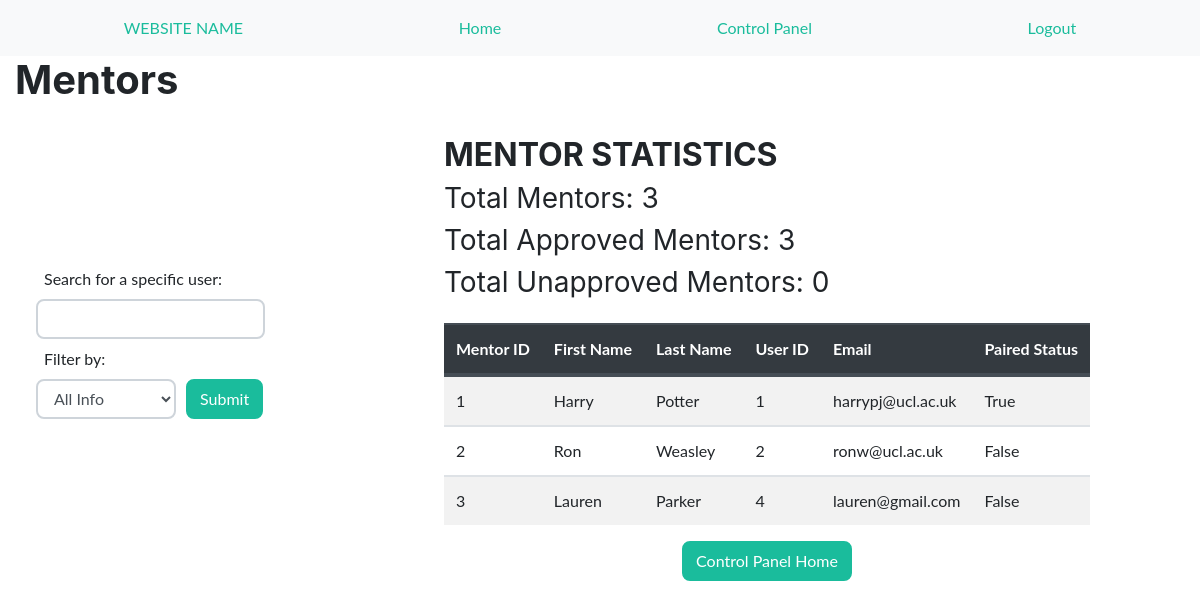
The app's page /admin/view_mentors/ (signed in), older data.
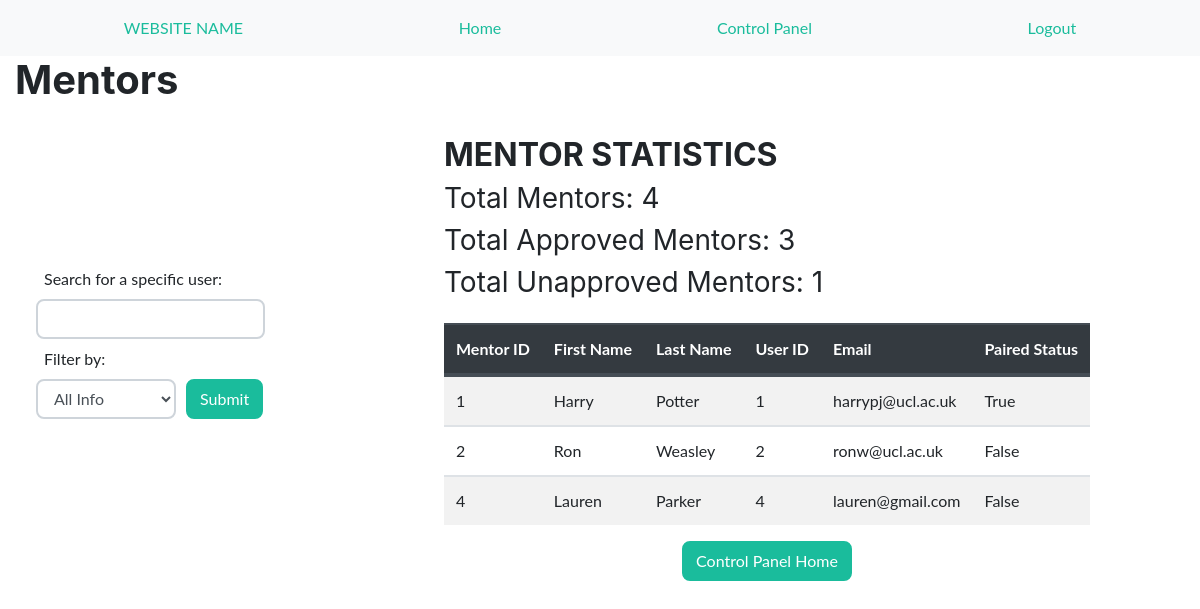
The same page, newer data.
### app/models.py (models this page shows, shortened)
class User(UserMixin, db.Model):
    __tablename__ = 'user'
    email = db.Column(db.Text, nullable=False, unique=True)
    user_type = db.Column(db.String, nullable=False)
    user_id = db.Column(db.Integer,autoincrement=True, primary_key=True)
    school_id = db.Column(db.Integer, nullable=False)
    password = db.Column(db.String)
    bio = db.Column(db.String(300))
    is_active = db.Column(db.Boolean)
    profile_pic = db.Column(db.BLOB)
    creation_date = db.Column(db.String)

class Mentor(db.Model):
    __tablename__ = 'mentor'
    mentor_id = db.Column(db.Integer, autoincrement=True, primary_key=True)
    school_id = db.Column(db.Integer, nullable=False)
    first_name = db.Column(db.String, nullable=False)
    last_name = db.Column(db.String, nullable=False)
    user_id = db.Column(db.Integer, db.ForeignKey('user.user_id'), nullable=False)
    user = db.relationship("User", backref='mentor')
    paired = db.Column(db.Boolean)
    is_approved = db.Column(db.Boolean)

### app/main/routes.py (the view)
@bp_main.route('/admin/view_mentors/', methods=['POST', 'GET'])
@login_required
@requires_admin('admin')
def controlpanel_view_mentors():
    search = SearchForm(request.form)
    user_type = 'Mentor'
    stats_dict = get_stats()
    queries = db.session.query(User, Mentor).filter(Mentor.is_approved == True).\
        join(Mentor, User.user_id == Mentor.user_id).all()
    if request.method == 'POST' and search.validate_on_submit():
        return search_results(search, 'mentor')
    return render_template('admin/admin_view_users.html', queries=queries, search=search, user_type=user_type,
                           stats_dict=stats_dict, type='mentors', title="Mentors")

### app/main/forms.py
class SearchForm(FlaskForm):
    choices = [('AllInfo', 'All Info'),
               ('User&Type', 'User & Type'),
               ('PersonalInfo', 'Personal Info'),
               ('Location', 'Location Info'),
               ('Meeting', 'Meetings'),
               ('Pair', 'Pair Info')]
    select = SelectField('Filter by:', choices=choices)
    search = StringField('Search for a specific user:', validators=[DataRequired()])

class SearchByForm(FlaskForm):
    choices = [('School', 'School'),
               ('City', 'City')]
    select = SelectField('In:', choices=choices)
    choices2 = [('Mentees and Mentors', 'All'),
                ('Mentee', 'Mentee'),
                ('Mentor', 'Mentor')]
    select2 = SelectField('User Type:', choices=choices2)
    search = StringField('Search:', validators=[DataRequired()])

### app/auth/routes.py (called while the page is built)
@login_manager.user_loader
def user_loader(user_id):
    if user_id is not None:
        return User.query.get(user_id)
    return None

### app/templates/admin/admin_view_users.html (shortened to what this page needs)
{% extends 'base.html' %}
{% from "_formhelpers.html" import render_field %}
{% block header%}{{title}}{% endblock %}
{% block content %}
    {% if queries|length %}
    <div class="row mr-0 ml-0 ">
        <div class="col-md-4 row-sm ml-sm-0 pl-0  align-self-center">
            <form action="" method="post" novalidate>
                <div class="form-row ml-md-3 ml-sm-0" >
                    <div class="col-lg-auto col-sm-6">
                        {{ render_field(search.search, class='form-control') }}
                    </div>
                    <div class="col-lg-auto col-sm-3">
                        {{ render_field(search.select, class='form-control') }}
                    </div>
                    <div class="col-lg-auto col-sm-3 mt-sm-3">
                        <input type="submit" value="Submit" class="btn btn-primary">
                    </div>
                </div>
            </form>
        </div>
        <div class="col-4 col-sm-auto mt-4 sm-mx-auto ml-md-4 justify-content-center">
            <h2>{{user_type.upper()}} STATISTICS</h2>
                    <h3 class="font-weight-normal">Total {{user_type}}s: {{ stats_dict['{}_total'.format(type)] }}</h3>
                    <h3 class="font-weight-normal">Total Approved {{user_type}}s: {{ stats_dict['approved_{}_total'.format(type)] }}</h3>
                    <h3 class="font-weight-normal">Total Unapproved {{user_type}}s: {{ stats_dict['unapproved_{}_total'.format(type)] }}</h3>
                <table class="mt-4 table table-striped table-hover">
                    <thead class="thead-dark">
                    <tr>
                        <th scope="col">{{user_type}} ID</th>
                        <th scope="col">First Name</th>
                        <th scope="col">Last Name</th>
                        <th scope="col">User ID</th>
                        <th scope="col">Email</th>
                        <th scope="col">Paired Status</th>
                    </tr>
                    </thead>
                    <tbody>
                    {% for query in queries %}
                        <tr>
                            {% if user_type == 'Mentee' %}
                                <td>{{ query[1].mentee_id }}</td>
                                <td>{{ query[0].school_id }}</td>
                            {% elif user_type == 'Mentor' %}
                                <td>{{ query[1].mentor_id }}</td>
                            {% endif %}
                            <td>{{ query[1].first_name}}</td>
                            <td>{{ query[1].last_name }}</td>
                            <td>{{ query[0].user_id }}</td>
                            <td>{{ query[0].email }}</td>
                            <td>{{ query[1].paired }}</td>
                        </tr>
                    {% endfor %}
                    </tbody>
                </table>
                <div class="row justify-content-center">
                    <a href="{{ url_for('main.controlpanel_home') }}" >
                        <input type="button" value="Control Panel Home" class="btn btn-primary">
                    </a>
                </div>
            </div>
        </div>
    {% else %}
        <p>Sorry, no {{ user_type }}s exist</p>
    {% endif %}
{% endblock %}

Row changes from the older to the newer data that the page shows:
changed User "lauren@gmail.com": mentor_id "3" → "4"
Text that changed along with them:
{{ stats_dict['{}_total'.format(type)] }}: "3" → "4"
{{ stats_dict['unapproved_{}_total'.format(type)] }}: "0" → "1"
